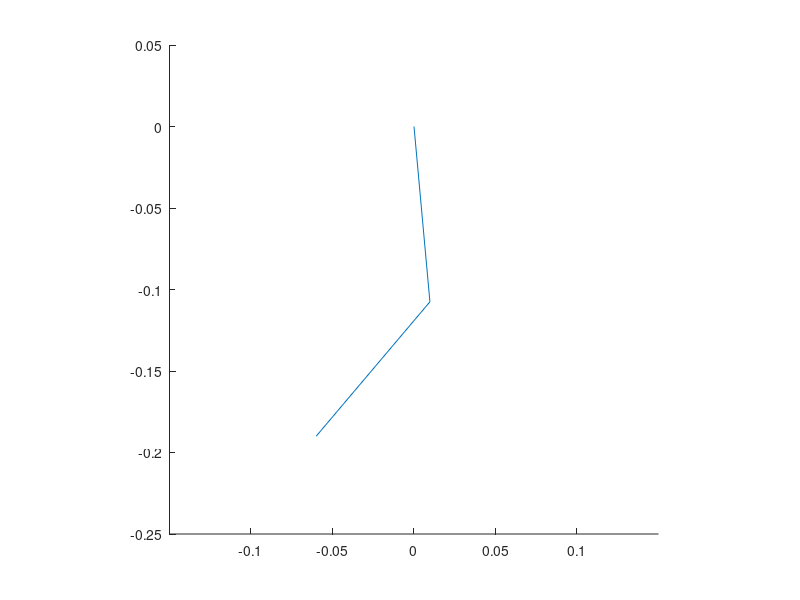

Here is the MATLAB script that generated this plot: (Note: this script raises an error after producing the figure.)
clear;
clf;

%parameter
height = 0.19 % (m)
stroke = 0.12 % (m)
motor_velocity = 4.81 % (rad/s) 46rpm
l1 = 0.108 % (m) length of link
l2 = 0.108
ratio = 0.1; % display

function [t1, t2] = inverse_kinematics(x, y, l1, l2)
  l = sqrt(x^2+y^2);
  t1 = t2 = 0;
  if (l <= (l1+l2))
    t1 = atan2(y,x) + acos((l1^2+l^2-l2^2)/(2*l2*l));
    t2 = pi + acos((l1^2+l2^2-l^2)/(2*l1*l2));
  endif
endfunction

i = 0;
for y = -height
  for x = -stroke/2:0.04:stroke/2
    [t1, t2] = inverse_kinematics(x, y, l1, l2);
    if (t1 != 0 || t2 != 0)
      i = i + 1;
      x1 = l1 * cos(t1);
      y1 = l1 * sin(t1);
      x2 = l2 * cos(t1 + t2) + x1;
      y2 = l2 * sin(t1 + t2) + y1;
      arm_x(i,:) = [0 x1 x2];
      arm_y(i,:) = [0 y1 y2];
      jaco = [-l1*sin(t1)-l2*sin(t1+t2) -l2*sin(t1+t2); l1*cos(t1)+l2*cos(t1+t2) l2*cos(t1+t2)];
      [U,S,V] = svd(jaco);
      mani(i,:) = [x y atan2(U(2),U(1)) S(1,1) S(2,2)];
    endif
  endfor
endfor

hold on;
axis([-0.15,0.15,-0.25,0.05],"square");
for n = 1:i
  plot(arm_x(n,:), arm_y(n,:));
  ellipse(mani(n,1), mani(n,2), mani(n,4)*ratio, mani(n,5)*ratio, mani(n,3));
  if (mani(n,3) < 0)
    mani(n,3) += 2 * pi;
  endif
end
hold off;

